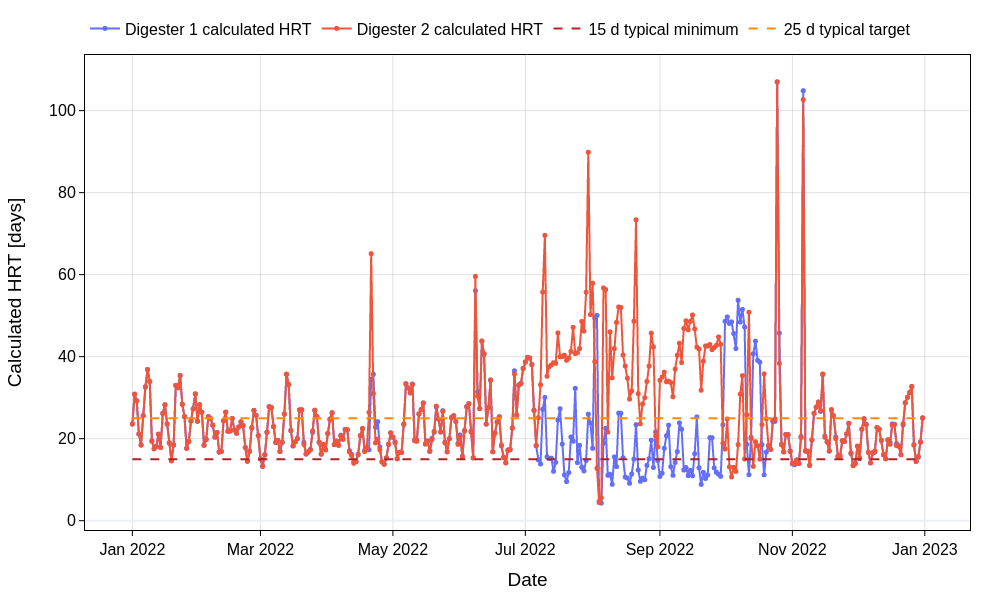

The script that drew this image:
# filename: muscatine_wrrf_digesters_2022_hrt_time_series.py
import pandas as pd
import plotly.graph_objects as go

file_name = "muscatine_wrrf_digesters_2022.xlsx"
base_name = "muscatine_wrrf_digesters_2022_hrt_time_series"

# Load workbook
xls = pd.ExcelFile(file_name)
if "daily_data" not in xls.sheet_names:
    raise ValueError("Sheet 'daily_data' not found in workbook.")

df = pd.read_excel(xls, sheet_name="daily_data")

required_cols = ["Year", "Month", "Day", "V-TWAS_m3d", "V-PS_m3d", "V-HSW_m3d"]
missing = [c for c in required_cols if c not in df.columns]
if missing:
    raise ValueError(f"Missing required columns: {missing}")

hsw_d1_col = "HSW-Dig1-portion_pct"
hsw_d2_col = "HSW2-Dig2-portion_pct"
has_hsw_d1 = hsw_d1_col in df.columns
has_hsw_d2 = hsw_d2_col in df.columns

# Build proper datetime
df["Date"] = pd.to_datetime(
    dict(year=df["Year"], month=df["Month"], day=df["Day"]),
    errors="coerce"
)

# Helper to compute HSW split fractions
def compute_hsw_fractions(row):
    hsw = row["V-HSW_m3d"]
    p1 = row[hsw_d1_col] if has_hsw_d1 else float("nan")
    p2 = row[hsw_d2_col] if has_hsw_d2 else float("nan")

    # Missing portion(s): assume 50/50
    if pd.isna(p1) and pd.isna(p2):
        return 0.5, 0.5
    if pd.isna(p1) and not pd.isna(p2):
        f2 = float(p2) / 100.0
        f1 = 1.0 - f2
        return f1, f2
    if not pd.isna(p1) and pd.isna(p2):
        f1 = float(p1) / 100.0
        f2 = 1.0 - f1
        return f1, f2

    # Both present: normalize if needed
    f1 = float(p1) / 100.0
    f2 = float(p2) / 100.0
    s = f1 + f2
    if pd.isna(s) or s <= 0:
        return 0.5, 0.5
    if abs(s - 1.0) <= 0.01:
        return f1, f2
    return f1 / s, f2 / s

# Compute HRT values
d1_hrt = []
d2_hrt = []

for _, row in df.iterrows():
    twas = row["V-TWAS_m3d"]
    ps = row["V-PS_m3d"]
    hsw = row["V-HSW_m3d"]

    if pd.isna(twas):
        twas = 0.0
    if pd.isna(ps):
        ps = 0.0
    if pd.isna(hsw):
        hsw = 0.0

    f1, f2 = compute_hsw_fractions(row)

    twas_to_d1 = 0.5 * twas
    twas_to_d2 = 0.5 * twas
    ps_to_d1 = 0.5 * ps
    ps_to_d2 = 0.5 * ps

    hsw_to_d1 = hsw * f1
    hsw_to_d2 = hsw * f2

    q_d1 = twas_to_d1 + ps_to_d1 + hsw_to_d1
    q_d2 = twas_to_d2 + ps_to_d2 + hsw_to_d2

    hrt_d1 = 1625.0 / q_d1 if q_d1 > 0 else float("nan")
    hrt_d2 = 1625.0 / q_d2 if q_d2 > 0 else float("nan")

    d1_hrt.append(hrt_d1)
    d2_hrt.append(hrt_d2)

df["Digester 1 calculated HRT [days]"] = d1_hrt
df["Digester 2 calculated HRT [days]"] = d2_hrt

plot_df = df.loc[:, ["Date", "Digester 1 calculated HRT [days]", "Digester 2 calculated HRT [days]"]].copy()
plot_df = plot_df.sort_values("Date").reset_index(drop=True)

# Save CSV with exactly requested columns
csv_df = plot_df.rename(columns={
    "Date": "Date [YYYY-MM-DD]",
})
csv_df["Date [YYYY-MM-DD]"] = csv_df["Date [YYYY-MM-DD]"].dt.strftime("%Y-%m-%d")
csv_file = f"{base_name}.csv"
csv_df.to_csv(csv_file, index=False)

# Create chart
fig = go.Figure()

fig.add_trace(go.Scatter(
    x=plot_df["Date"],
    y=plot_df["Digester 1 calculated HRT [days]"],
    mode="lines+markers",
    name="Digester 1 calculated HRT",
    line=dict(width=2),
    marker=dict(size=5)
))

fig.add_trace(go.Scatter(
    x=plot_df["Date"],
    y=plot_df["Digester 2 calculated HRT [days]"],
    mode="lines+markers",
    name="Digester 2 calculated HRT",
    line=dict(width=2),
    marker=dict(size=5)
))

# Reference lines as legend items
x0 = plot_df["Date"].min()
x1 = plot_df["Date"].max()

fig.add_trace(go.Scatter(
    x=[x0, x1],
    y=[15, 15],
    mode="lines",
    name="15 d typical minimum",
    line=dict(color="firebrick", width=2, dash="dash"),
    hoverinfo="skip"
))

fig.add_trace(go.Scatter(
    x=[x0, x1],
    y=[25, 25],
    mode="lines",
    name="25 d typical target",
    line=dict(color="darkorange", width=2, dash="dash"),
    hoverinfo="skip"
))

fig.update_layout(
    template="plotly_white",
    title=None,
    font=dict(size=16, color="black"),
    legend=dict(
        orientation="h",
        yanchor="bottom",
        y=1.02,
        xanchor="left",
        x=0
    ),
    margin=dict(l=85, r=30, t=30, b=70),
    width=1000,
    height=600
)

fig.update_xaxes(
    title_text="Date",
    showgrid=True,
    gridcolor="rgba(0,0,0,0.12)",
    showline=True,
    linecolor="black",
    mirror=True,
    ticks="outside",
    tickcolor="black",
    rangeslider_visible=False
)

fig.update_yaxes(
    title_text="Calculated HRT [days]",
    showgrid=True,
    gridcolor="rgba(0,0,0,0.12)",
    showline=True,
    linecolor="black",
    mirror=True,
    ticks="outside",
    tickcolor="black"
)

html_file = f"{base_name}.html"
png_file = f"{base_name}.png"

fig.write_html(html_file, include_plotlyjs="cdn", full_html=True, config={"responsive": True})
fig.write_image(png_file, width=1000, height=600, engine="kaleido")

print(f"Created file: {csv_file}")
print(f"Created file: {html_file}")
print(f"Created file: {png_file}")
print("Created file: muscatine_wrrf_digesters_2022_hrt_time_series.py")
